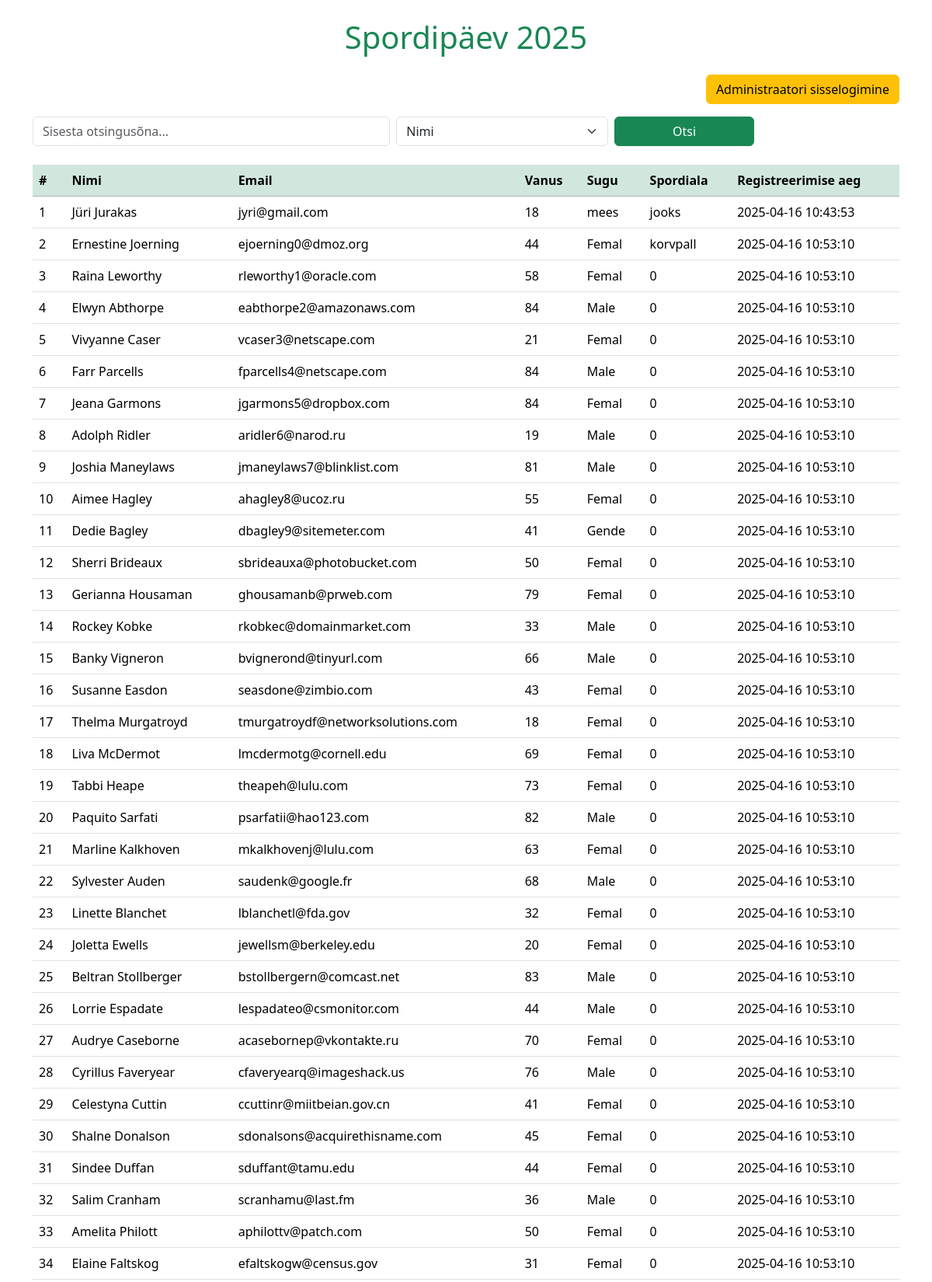
The page / (upper part) on the database its author committed.
### tables this page shows
CREATE TABLE `sport2025` (
  `id` int(11) NOT NULL,
  `fullname` varchar(50) NOT NULL,
  `email` varchar(50) NOT NULL,
  `age` int(11) NOT NULL,
  `gender` varchar(5) NOT NULL,
  `category` varchar(50) NOT NULL,
  `reg_time` datetime NOT NULL DEFAULT current_timestamp()
);

### index.php (the view, shortened to what this page needs)
<?php include("config.php"); ?>
<!doctype html>
<html lang="et">
<head>
  <link href="https://cdn.jsdelivr.net/npm/bootstrap@5.3.5/dist/css/bootstrap.min.css" rel="stylesheet">
</head>
<body>
  <div class="container py-4">
    <h1 class="mb-4 text-center text-success">Spordipäev 2025</h1>
    <div class="d-flex justify-content-end mb-3">
      <a href="login.php" class="btn btn-warning">Administraatori sisselogimine</a>
    </div>
    <form action="index.php" method="get" class="row g-2 mb-4">
      <div class="col-md-5">
        <input type="text" name="otsi" class="form-control" placeholder="Sisesta otsingusõna...">
      </div>
      <div class="col-md-3">
        <select name="cat" class="form-select">
          <option value="fullname">Nimi</option>
        </select>
      </div>
      <div class="col-md-2">
        <input type="submit" class="btn btn-success w-100" value="Otsi">
      </div>
    </form>
    <table class="table table-hover">
      <thead class="table-success">
        <tr>
          <th>#</th>
          <th>Nimi</th>
          <th>Email</th>
          <th>Vanus</th>
          <th>Sugu</th>
          <th>Spordiala</th>
          <th>Registreerimise aeg</th>
        </tr>
      </thead>
      <tbody>
        <?php
          $uudiseid_lehel = 50;
          $leht = isset($_GET['page']) ? intval($_GET['page']) : 1;
          $start = ($leht - 1) * $uudiseid_lehel;
          if (isset($_GET['otsi']) && !empty($_GET["otsi"])) {
              $s = mysqli_real_escape_string($yhendus, $_GET['otsi']);
              $cat = mysqli_real_escape_string($yhendus, $_GET['cat']);
              echo "<tr><td colspan='7'><strong>Otsingu tulemused fraasile:</strong> " . htmlspecialchars($s) . "</td></tr>";
              $paring = "SELECT * FROM sport2025 WHERE $cat LIKE '%$s%'";
          } else {
              $paring = "SELECT * FROM sport2025 LIMIT $start, $uudiseid_lehel";
          }
          $saada_paring = mysqli_query($yhendus, $paring);
          while ($rida = mysqli_fetch_assoc($saada_paring)) {
              echo "<tr>";
              echo "<td>{$rida['id']}</td>";
              echo "<td>{$rida['fullname']}</td>";
              echo "<td>{$rida['email']}</td>";
              echo "<td>{$rida['age']}</td>";
              echo "<td>{$rida['gender']}</td>";
              echo "<td>{$rida['category']}</td>";
              echo "<td>{$rida['reg_time']}</td>";
              echo "</tr>";
          }
          echo "</tbody></table><div class='d-flex justify-content-center flex-wrap'>";
          echo "</div>";
        ?>
  </div>
</body>
</html>

### rows shown on the page
sport2025: id "1", fullname "Jüri Jurakas", email "jyri@gmail.com", age "18", gender "mees", category "jooks", reg_time "2025-04-16 10:43:53"
sport2025: id "2", fullname "Ernestine Joerning", email "ejoerning0@dmoz.org", age "44", gender "Femal", category "korvpall", reg_time "2025-04-16 10:53:10"
sport2025: id "3", fullname "Raina Leworthy", email "rleworthy1@oracle.com", age "58", gender "Femal", category "0", reg_time "2025-04-16 10:53:10"
sport2025: id "4", fullname "Elwyn Abthorpe", email "eabthorpe2@amazonaws.com", age "84", gender "Male", category "0", reg_time "2025-04-16 10:53:10"
sport2025: id "5", fullname "Vivyanne Caser", email "vcaser3@netscape.com", age "21", gender "Femal", category "0", reg_time "2025-04-16 10:53:10"
sport2025: id "6", fullname "Farr Parcells", email "fparcells4@netscape.com", age "84", gender "Male", category "0", reg_time "2025-04-16 10:53:10"
sport2025: id "7", fullname "Jeana Garmons", email "jgarmons5@dropbox.com", age "84", gender "Femal", category "0", reg_time "2025-04-16 10:53:10"
sport2025: id "8", fullname "Adolph Ridler", email "aridler6@narod.ru", age "19", gender "Male", category "0", reg_time "2025-04-16 10:53:10"
sport2025: id "9", fullname "Joshia Maneylaws", email "jmaneylaws7@blinklist.com", age "81", gender "Male", category "0", reg_time "2025-04-16 10:53:10"
sport2025: id "10", fullname "Aimee Hagley", email "ahagley8@ucoz.ru", age "55", gender "Femal", category "0", reg_time "2025-04-16 10:53:10"
sport2025: id "11", fullname "Dedie Bagley", email "dbagley9@sitemeter.com", age "41", gender "Gende", category "0", reg_time "2025-04-16 10:53:10"
sport2025: id "12", fullname "Sherri Brideaux", email "sbrideauxa@photobucket.com", age "50", gender "Femal", category "0", reg_time "2025-04-16 10:53:10"
sport2025: id "13", fullname "Gerianna Housaman", email "ghousamanb@prweb.com", age "79", gender "Femal", category "0", reg_time "2025-04-16 10:53:10"
sport2025: id "14", fullname "Rockey Kobke", email "rkobkec@domainmarket.com", age "33", gender "Male", category "0", reg_time "2025-04-16 10:53:10"
sport2025: id "15", fullname "Banky Vigneron", email "bvignerond@tinyurl.com", age "66", gender "Male", category "0", reg_time "2025-04-16 10:53:10"
sport2025: id "16", fullname "Susanne Easdon", email "seasdone@zimbio.com", age "43", gender "Femal", category "0", reg_time "2025-04-16 10:53:10"
sport2025: id "17", fullname "Thelma Murgatroyd", email "tmurgatroydf@networksolutions.com", age "18", gender "Femal", category "0", reg_time "2025-04-16 10:53:10"
sport2025: id "18", fullname "Liva McDermot", email "lmcdermotg@cornell.edu", age "69", gender "Femal", category "0", reg_time "2025-04-16 10:53:10"
sport2025: id "19", fullname "Tabbi Heape", email "theapeh@lulu.com", age "73", gender "Femal", category "0", reg_time "2025-04-16 10:53:10"
sport2025: id "20", fullname "Paquito Sarfati", email "psarfatii@hao123.com", age "82", gender "Male", category "0", reg_time "2025-04-16 10:53:10"
sport2025: id "21", fullname "Marline Kalkhoven", email "mkalkhovenj@lulu.com", age "63", gender "Femal", category "0", reg_time "2025-04-16 10:53:10"
sport2025: id "22", fullname "Sylvester Auden", email "saudenk@google.fr", age "68", gender "Male", category "0", reg_time "2025-04-16 10:53:10"
sport2025: id "23", fullname "Linette Blanchet", email "lblanchetl@fda.gov", age "32", gender "Femal", category "0", reg_time "2025-04-16 10:53:10"
sport2025: id "24", fullname "Joletta Ewells", email "jewellsm@berkeley.edu", age "20", gender "Femal", category "0", reg_time "2025-04-16 10:53:10"
sport2025: id "25", fullname "Beltran Stollberger", email "bstollbergern@comcast.net", age "83", gender "Male", category "0", reg_time "2025-04-16 10:53:10"
sport2025: id "26", fullname "Lorrie Espadate", email "lespadateo@csmonitor.com", age "44", gender "Male", category "0", reg_time "2025-04-16 10:53:10"
sport2025: id "27", fullname "Audrye Caseborne", email "acasebornep@vkontakte.ru", age "70", gender "Femal", category "0", reg_time "2025-04-16 10:53:10"
sport2025: id "28", fullname "Cyrillus Faveryear", email "cfaveryearq@imageshack.us", age "76", gender "Male", category "0", reg_time "2025-04-16 10:53:10"
sport2025: id "29", fullname "Celestyna Cuttin", email "ccuttinr@miitbeian.gov.cn", age "41", gender "Femal", category "0", reg_time "2025-04-16 10:53:10"
sport2025: id "30", fullname "Shalne Donalson", email "sdonalsons@acquirethisname.com", age "45", gender "Femal", category "0", reg_time "2025-04-16 10:53:10"
sport2025: id "31", fullname "Sindee Duffan", email "sduffant@tamu.edu", age "44", gender "Femal", category "0", reg_time "2025-04-16 10:53:10"
sport2025: id "32", fullname "Salim Cranham", email "scranhamu@last.fm", age "36", gender "Male", category "0", reg_time "2025-04-16 10:53:10"
sport2025: id "33", fullname "Amelita Philott", email "aphilottv@patch.com", age "50", gender "Femal", category "0", reg_time "2025-04-16 10:53:10"
sport2025: id "34", fullname "Elaine Faltskog", email "efaltskogw@census.gov", age "31", gender "Femal", category "0", reg_time "2025-04-16 10:53:10"
